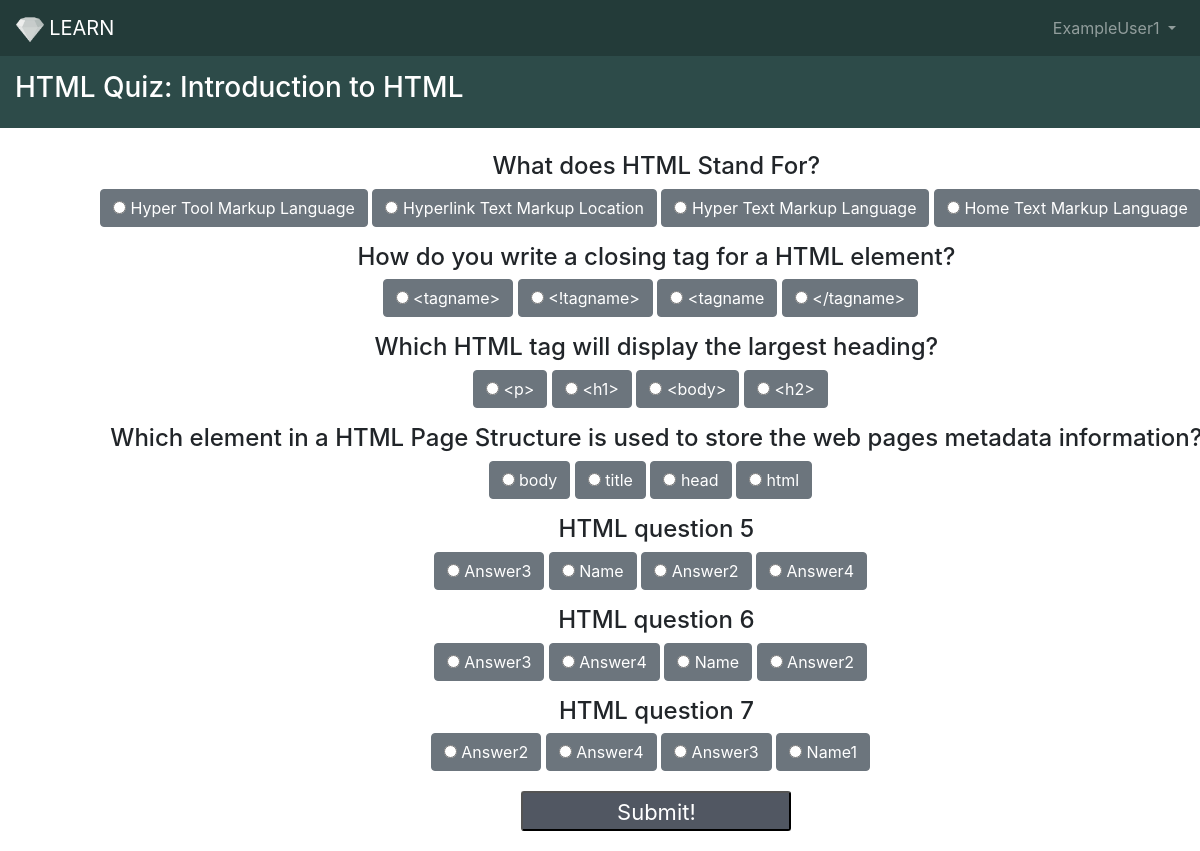
The page /dashboard/ExampleUser1/course/11111/quiz/131/ (signed in) on the database its author committed.
### application.py (models this page shows, shortened)
class User(UserMixin, db.Model):
    __tablename__ = 'user'
    id = db.Column(db.Integer, primary_key=True)
    firstname = db.Column('firstname', db.String(20), index=True)
    lastname = db.Column('lastname', db.String(20), index=True)
    email = db.Column('email', db.String(50), unique=True, index=True)
    username = db.Column('username', db.String(20), unique=True, index=True)
    password = db.Column('password', db.String(20))

class LessonData(db.Model):
    __tablename__ = "lessondata"
    lessonid = db.Column('lessonid', db.Integer, unique=True, index=True, primary_key=True)
    lessonname = db.Column('lessonname', db.String(30), index=True)
    lessontype = db.Column('lessontype', db.String(30), index=True)
    courseid = db.Column('courseid', db.Integer, db.ForeignKey('course.courseid'), index=True)

### application.py (the view, shortened to what this page needs)
@app.route('/dashboard/<username>/course/<courseid>/quiz/<lessonid>/', methods=['GET', 'POST'])
@login_required #user must be logged in
def quizTemplate(username, courseid, lessonid):
    if username != current_user.username: #stops user accessing other users quiz page
        return redirect(url_for('.dashboard', username=current_user.username))
    username=User.query.filter_by(username=username).first()
    courseid=Course.query.filter_by(courseid=courseid).first()
    lessonData = LessonData.query.filter_by(lessonid=lessonid).first()
    if lessonid == lessonid:
        with open ('static/quiz/%s.json' %lessonid) as jsonQuizData:
            quiz_data = json.load(jsonQuizData) #loads json data for quiz
        for quiz_questions in quiz_data:
            quiz_questions = quiz_questions['quiz']
    questions = copy.deepcopy(quiz_questions)
    answerArray = [] #array to store all of the correct answers within the Quiz
    for j in questions:
        answer = questions[j][0] #the correct answer will always be the first index in the json file
        answerArray.append(answer) #adds the answers to teh array
    print answerArray #error checking
    for i in questions.keys():
        random.shuffle(questions[i]) #random.shuffle is used to shuffle the position of the answers in the webpage so the user does not know what is the correct answer
    return render_template('quiz.html', questions=questions, username=username, courseid=courseid, lesson=LessonData.query.filter_by(lessonid=lessonid, lessontype='Quiz').first())

### application.py (called while the page is built)
@login_manager.user_loader
def load_user(user_id):
    return User.query.filter(User.id == int (user_id)).first()

### templates/quiz.html (shortened to what this page needs)
<html>
<head>
<link rel="stylesheet" href="https://maxcdn.bootstrapcdn.com/bootstrap/4.0.0/css/bootstrap.min.css">
</head>
<body>
<nav class="navbar navbar-expand-sm navbar-dark" style="background-color: #233b39;">
  <a class="navbar-brand" href="#"><img src="/static/img/logo_transparent.png" height="27.5" class="logo"> LEARN</a>
  <div class="collapse navbar-collapse" id="navbarSupportedContent">
    <ul class="navbar-nav ml-auto">
      <li class="nav-item active">
      <li class="nav-item dropdown">
        <a class="nav-link dropdown-toggle" href="#" id="navbarDropdown" role="button" data-toggle="dropdown" aria-haspopup="true" aria-expanded="false">
		{{username.username}}
        </a>
      </li>
    </ul>
  </div>
</nav>
	<div class="quiz">
		<div class="heading">
		<h3>{{lesson.lessonname}}</h3>
		</div>
		<br>
		<form method='POST'>
		<div class="questions">
		{% for i in questions %}
		<h4>{{i}}</h4>
		<fieldset>
		<div class="form-check form-check-inline" data-toggle="buttons">
		<label class="radio-inline">
		{% for j in questions[i] %}
		<label class="btn btn-secondary">
			<input type="radio" value="{{j}}" name="{{i}}" autocomplete="off" required> {{j}}
  		</label>
				{% endfor %}
			</label>
		</div>
		</fieldset>
		{% endfor %}
			<input type="submit" class="button" value="Submit!" />
		</div>
	</form>
		</div>
</body>
</html>

### templates/quiz.html (style rules this page uses)
.questions { display: inline-block; text-align: center; position:relative; left:100px; }
.heading { background-color: 2d4b49; padding-top:15px; padding-bottom:15px; padding-left:15px; color:white; }
.button { border-radius:3px; padding 14px 40px; width: 270px; height: 40px; font-size: 22px; margin: 4px 2px; display: inline-block; background-color: 515762; color: white; padding-top:3px; }

### rows shown on the page
User: username "ExampleUser1"
LessonData: lessonname "HTML Quiz: Introduction to HTML"

### other values the page prints
{{ i }} "What does HTML Stand For?" "How do you write a closing tag for a HTML element?" "Which HTML tag will display the largest heading?" "Which element in a HTML Page Structure is used to store the web pages metadata…" "HTML question 5" "HTML question 6" "HTML question 7"
{{ j }} "Hyper Tool Markup Language" "Hyperlink Text Markup Location" "Hyper Text Markup Language" "Home Text Markup Language" "<tagname>" "<!tagname>" "<tagname" "</tagname>" "<p>" "<h1>" "<body>" "<h2>" "body" "title" "head" "html" "Answer3" "Name" "Answer2" "Answer4" "Answer3" "Answer4" "Name" "Answer2" "Answer2" "Answer4" "Answer3" "Name1"
